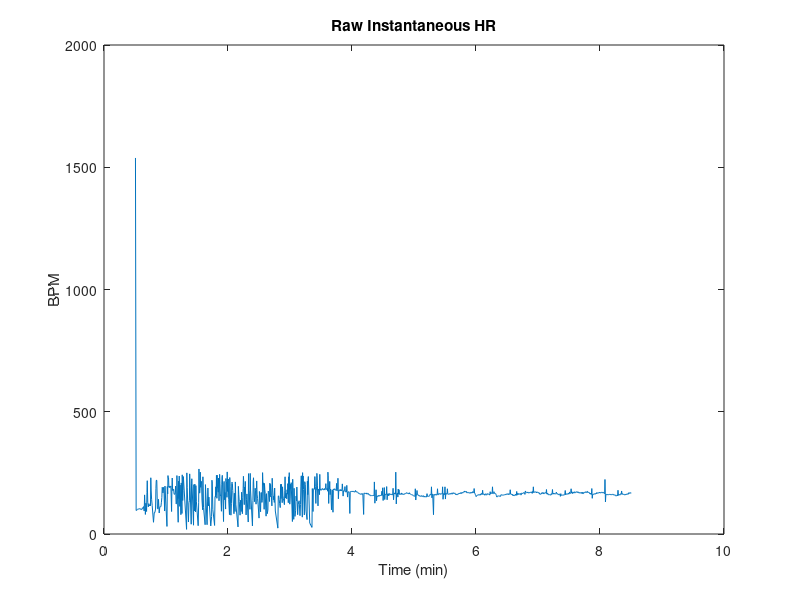
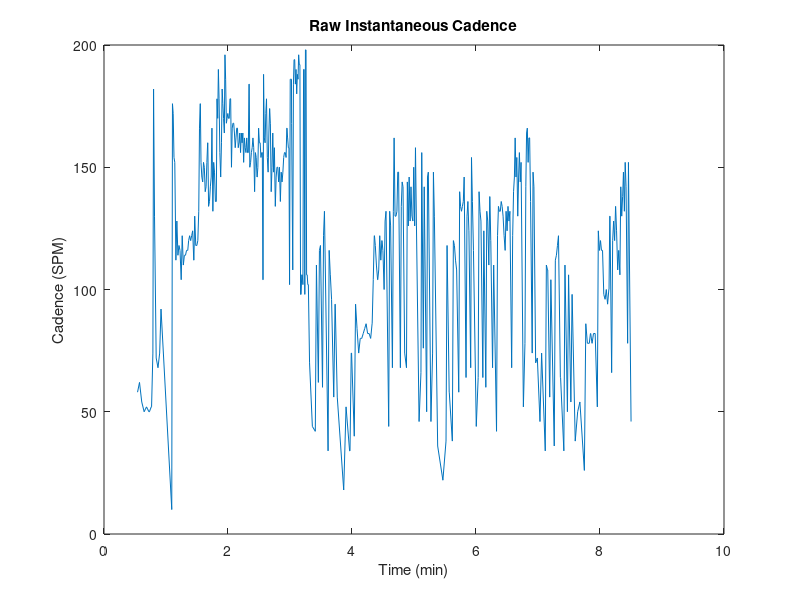
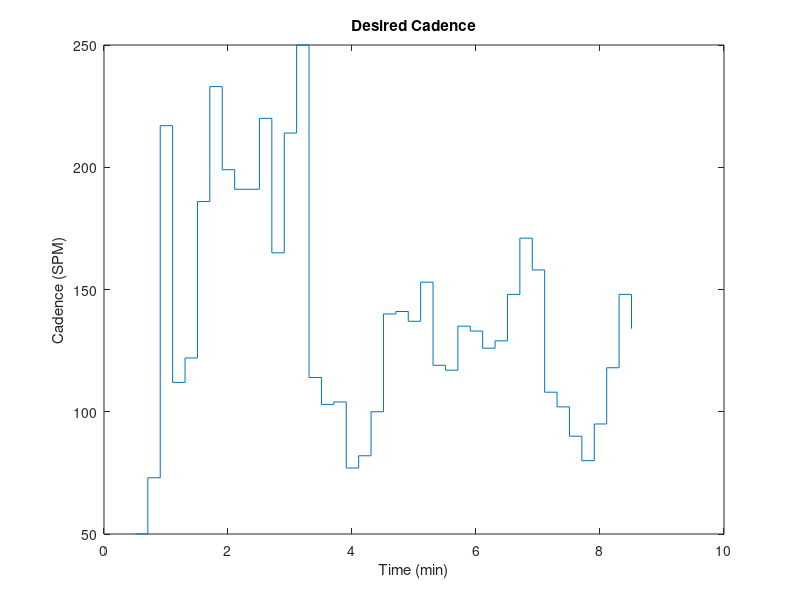
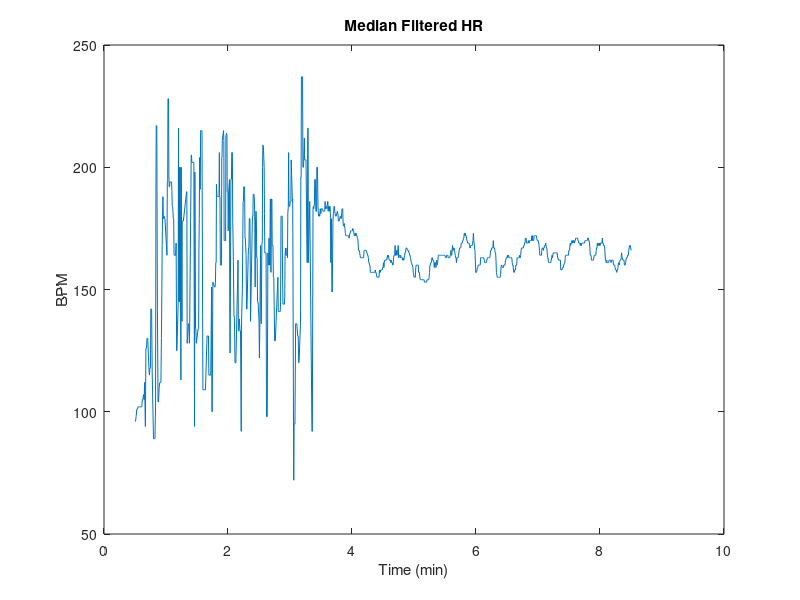

The MATLAB script that drew these images, in order:
% thrid TEST

% done at home, mostly running in place so its a little different
% trying to see what hardware is failing

load("T3.mat");
% desrired HR = 160
% length of workout = 8 mins
HR_exp = [160 160];
HR_exp_time = [T3_HR(2)/60000 T3_HR(end-2)/60000];

% everyhting worked, nothing got disconnected
% begin getting the data

% load in T1.mat which contains
% 1. T3_HR - inst. HR with time stamps
% 2. T3_SPM - inst. cadence with time stamps
% 3. T3_Cad - desired cadence
HR_time = T3_HR(2:2:end);
HR_time = HR_time / 60000; % converting to mins
HR = T3_HR(1:2:end); % is in bpm

SPM_time = T3_SPM(2:2:end);
SPM_time = SPM_time / 60000; % also converting to mins
SPM = T3_SPM(1:2:end); % is in steps per min (SPM)

CAD_time = T3_Cad(2:2:end);
CAD_time = CAD_time / 60000; % converting to mins
CAD = T3_Cad(1:2:end);

% now have HR, SPM, and desired CAD with corresponding times

% plotting raw heart rate
figure(1);
plot(HR_time, HR);
xlabel("Time (min)");
ylabel("BPM");
title("Raw Instantaneous HR");

% plotting raw SPM
figure(2);
plot(SPM_time, SPM);
xlabel("Time (min)");
ylabel("Cadence (SPM)");
title("Raw Instantaneous Cadence");

% plotting desired cadence
figure(3);
stairs(CAD_time, CAD);
xlabel("Time (min)");
ylabel("Cadence (SPM)");
title("Desired Cadence");

%% Filtering the inst. HR and SPM 
% Median filter HR with nbh of 5 values
HR_filt = medfilt1(HR, 5); 

% average filt SPM and median filt to see what is better
B = 1/5*ones(5,1);
SPM_filt_avg = filter(B,1,SPM);
SPM_filt_med = medfilt1(SPM, 5);

% plot the filtered hr and spm (compare which is better for SPM)

% plotting filtered heart rate
figure(4);
plot(HR_time, HR_filt);
xlabel("Time (min)");
ylabel("BPM");
title("Median Filtered HR");

% plotting both filtered SPM
figure(5);
plot(SPM_time, SPM_filt_avg);
xlabel("Time (min)");
ylabel("Cadence (SPM)");
title("Filtered SPM");
hold on;
plot(SPM_time, SPM_filt_med);
legend("AVG", "MED");

%% now it is time to compare desired hr and cadence with expected

% starting with cadence
figure(6);
plot(SPM_time, SPM_filt_avg);
xlabel("Time (min)");
ylabel("Cadence (SPM)");
title("Desired vs. Measured SPM (AVG FILT)");
hold on;
stairs(CAD_time, CAD);
legend("Measured", "Desired");
hold off;

figure(7);
plot(SPM_time, SPM_filt_med);
xlabel("Time (min)");
ylabel("Cadence (SPM)");
title("Desired vs. Measured SPM (MED FILT)");
hold on;
stairs(CAD_time, CAD);
legend("Measured", "Desired");
hold off;

figure(8);
plot(HR_time, HR_filt);
xlabel("Time (min)");
ylabel("BPM");
title("Median Filtered HR vs. Desired");
hold on;
stairs(HR_exp_time, HR_exp);
hold off;

%% now plotting hr vs cadence 
figure(9);
plot(SPM_time, SPM_filt_med);
xlabel("Time (min)");
ylabel("HR and Cadence");
title("HR & Cadence vs. Time");
hold on;
plot(HR_time, HR_filt);
legend("Cadence", "Heart Rate");
hold off;

figure(10);
plot(SPM_time, SPM_filt_med + 40);
xlabel("Time (min)");
ylabel("HR and Cadence");
title("TESTING HR to CAD Relationship");
hold on;
plot(HR_time, HR_filt);
legend("1*(Cadence+40)", "Heart Rate");
hold off;

figure(11);
SPM_shift = circshift(SPM_filt_med,50);
plot(SPM_time, SPM_shift + 40);
xlabel("Time (min)");
ylabel("HR and Cadence");
title("TESTING HR to CAD Relationship with Shifting");
hold on;
plot(HR_time, HR_filt);
legend("1*(Cadence+40) SHIFTED", "Heart Rate");
hold off;

%% last graph of everything together
figure(12);
plot(HR_time, HR_filt);
xlabel("Time (min)");
ylabel("HR and Cadence");
title("HR and SPM vs. Desired HR and SPM");
hold on;
stairs(HR_exp_time, HR_exp, "Color",[0.3010 0.7450 0.9330]); %teal
plot(SPM_time, SPM_filt_med);
stairs(CAD_time, CAD, 'Color',[0.4660 0.6740 0.1880]); %green
legend("HR","Desired HR", "SPM", "Desired CAD");
hold off;